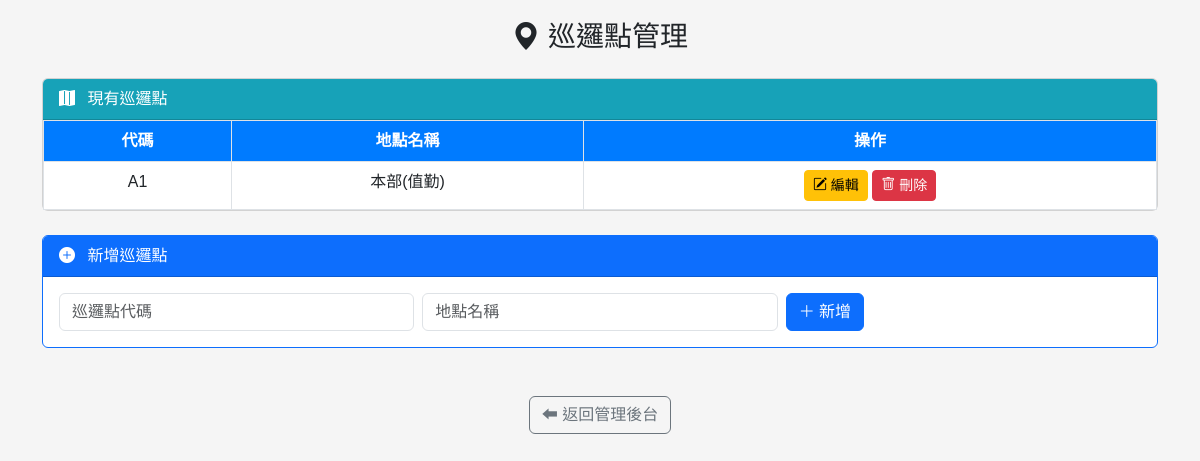
/admin/points/ (signed in), run on an earlier commit of the app's database.
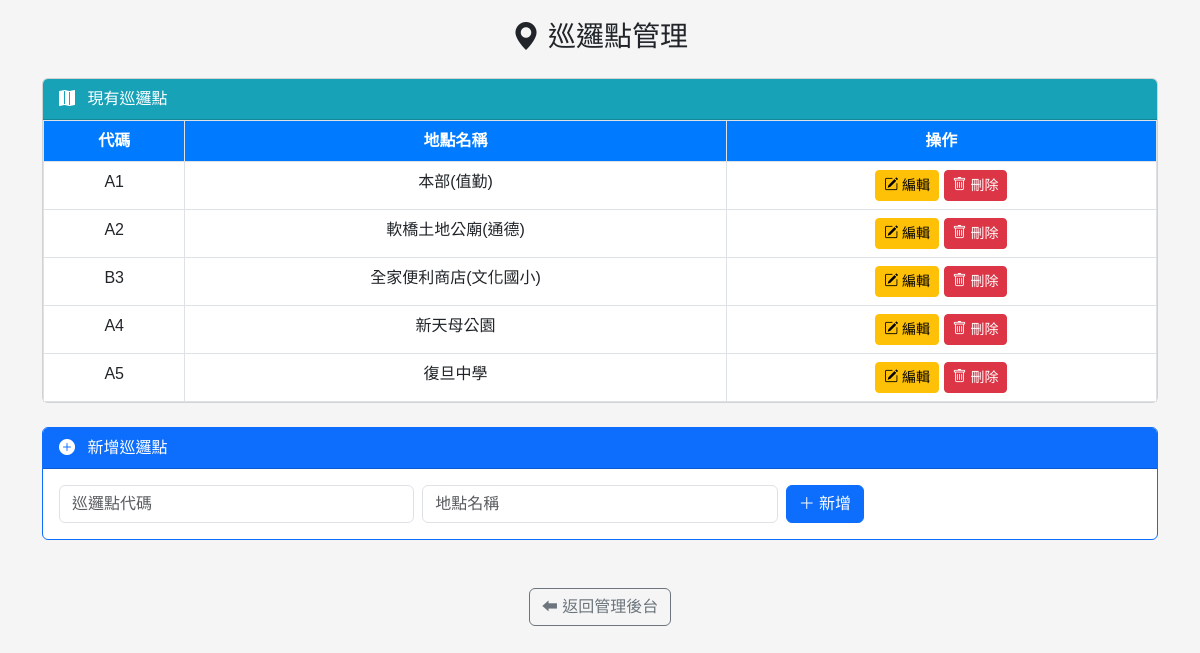
And on a later commit of the database.
### models.py (models this page shows)
class Point(db.Model):
    id = db.Column(db.Integer, primary_key=True)
    code = db.Column(db.String(20), unique=True, nullable=False)
    name = db.Column(db.String(100), nullable=False)
    records = db.relationship('Record', backref='point', lazy=True)

### blueprints/admin_points.py (the view, shortened to what this page needs)
@admin_points_bp.route('/', methods=['GET', 'POST'])
def manage_points():
    if not is_admin_user():
        return redirect('/login')
    points = Point.query.order_by(Point.id).all()
    return render_template('admin_points.html', points=points)

### blueprints/admin_points.py (called while the page is built)
def is_admin_user():
    return session.get('admin')

### templates/admin_points.html (shortened to what this page needs)
<!DOCTYPE html>
<html lang="zh-Hant">
<head>
  <link href="https://cdn.jsdelivr.net/npm/bootstrap@5.3.0/dist/css/bootstrap.min.css" rel="stylesheet">
  <link href="https://cdn.jsdelivr.net/npm/bootstrap-icons@1.10.5/font/bootstrap-icons.css" rel="stylesheet">
</head>
<body>
  <div class="container">
    <h3 class="text-center mb-4">
      <i class="bi bi-geo-alt-fill me-2"></i>巡邏點管理
    </h3>
    <div class="card mb-4">
      <div class="card-header bg-info text-white">
        <i class="bi bi-map-fill me-2"></i> 現有巡邏點
      </div>
      <div class="card-body p-0">
        <table class="table table-bordered m-0">
          <thead>
            <tr class="text-center">
              <th>代碼</th>
              <th>地點名稱</th>
              <th>操作</th>
            </tr>
          </thead>
          <tbody>
            {% for point in points %}
            <tr class="text-center">
              <td>{{ point.code }}</td>
              <td>{{ point.name }}</td>
              <td>
                <a href="/admin/points/edit/{{ point.id }}" class="btn btn-warning btn-sm">
                  <i class="bi bi-pencil-square"></i> 編輯
                </a>
                <a href="/admin/points/delete/{{ point.id }}" class="btn btn-danger btn-sm" onclick="return confirm('確定要刪除？');">
                  <i class="bi bi-trash"></i> 刪除
                </a>
              </td>
            </tr>
            {% else %}
            <tr>
              <td colspan="3" class="text-center text-muted">尚無巡邏點資料</td>
            </tr>
            {% endfor %}
          </tbody>
        </table>
      </div>
    </div>
    <div class="card border-primary mb-4">
      <div class="card-header bg-primary text-white">
        <i class="bi bi-plus-circle-fill me-2"></i> 新增巡邏點
      </div>
      <div class="card-body">
        <form method="POST">
          <div class="row g-2">
            <div class="col-md-4">
              <input type="text" name="code" class="form-control" placeholder="巡邏點代碼" required>
            </div>
            <div class="col-md-4">
              <input type="text" name="name" class="form-control" placeholder="地點名稱" required>
            </div>
            <div class="col-md-4">
              <button type="submit" class="btn btn-primary">
                <i class="bi bi-plus-lg"></i> 新增
              </button>
            </div>
          </div>
        </form>
      </div>
    </div>
    <div class="text-center mt-5">
      <a href="/admin" class="btn btn-outline-secondary">
        ⬅ 返回管理後台
      </a>
    </div>
  </div>
</body>
</html>

What changed in the data, as far as the page shows it:
added Point: code "A2", name "軟橋土地公廟(通德)"
added Point: code "B3", name "全家便利商店(文化國小)"
added Point: code "A4", name "新天母公園"
added Point: code "A5", name "復旦中學"
